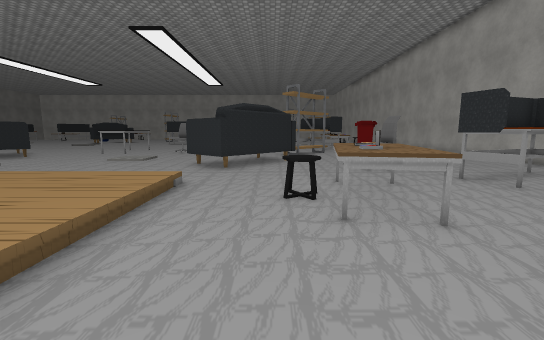
view 1 (above)

24 first-person views from a walk through a 3-D level made in the Unity game engine. The camera is 1.3 m above the floor, tilts 8° down and sees 90° across. The floor is counted in squares, 1 m on a side. Each view is taken from the middle of a square. On the plan, view 1 faces up. The plan holds only what a view shows up to about 13 squares ahead; the rest is blank. The place goes on beyond the plan. The player is left out. Some surface patterns are stand-ins.

view 2
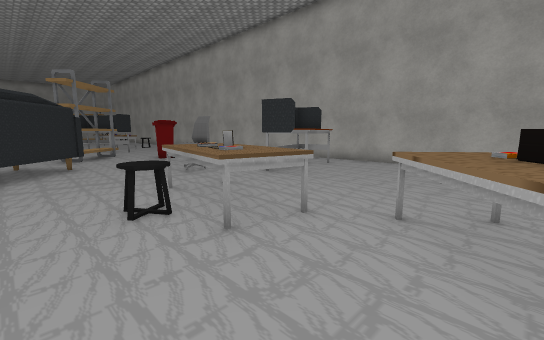

view 3
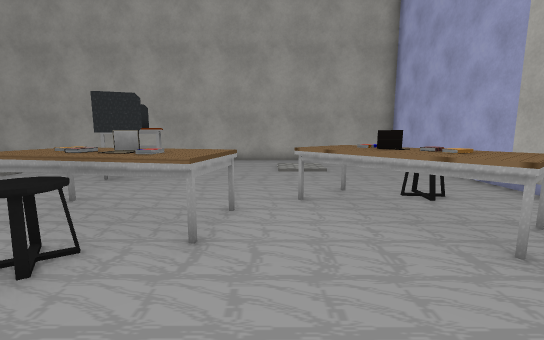

view 4
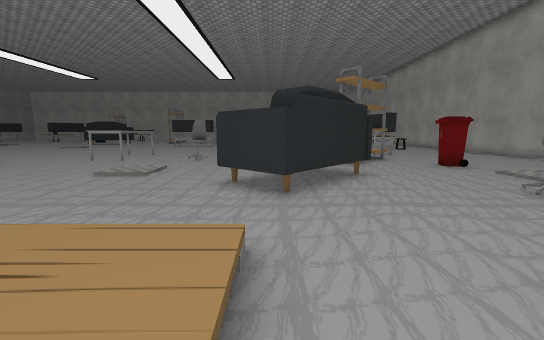

view 5
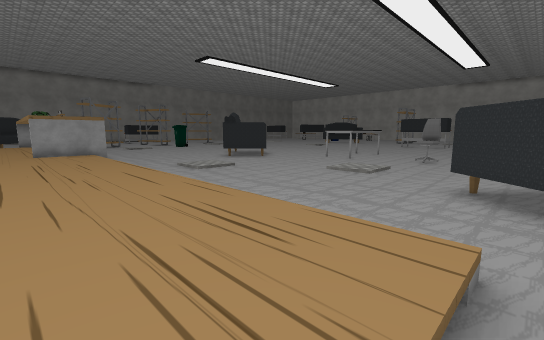

view 6
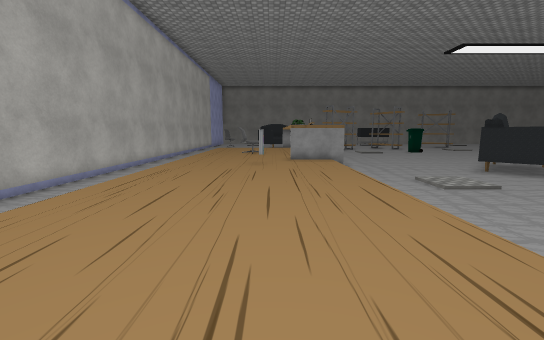

view 7
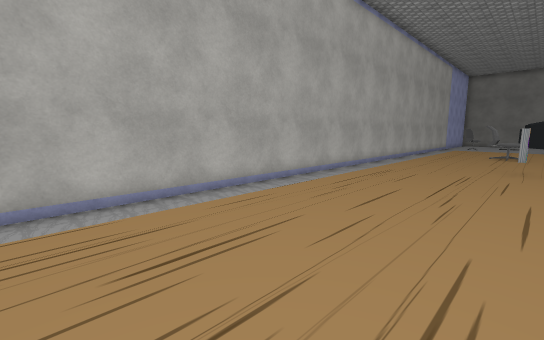

view 8
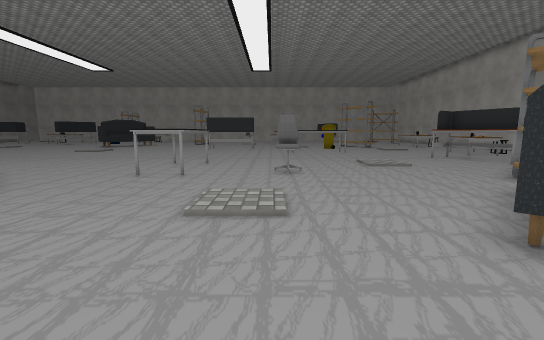

view 9
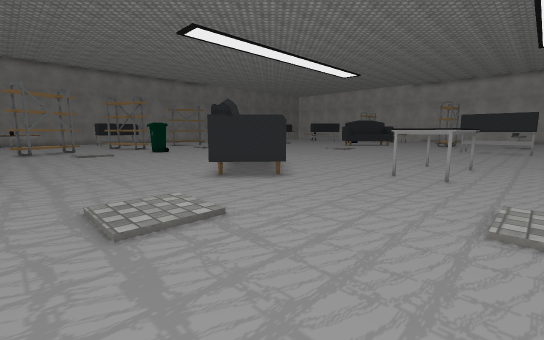

view 10
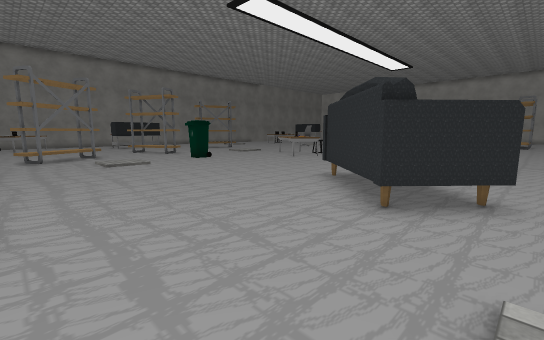

view 11
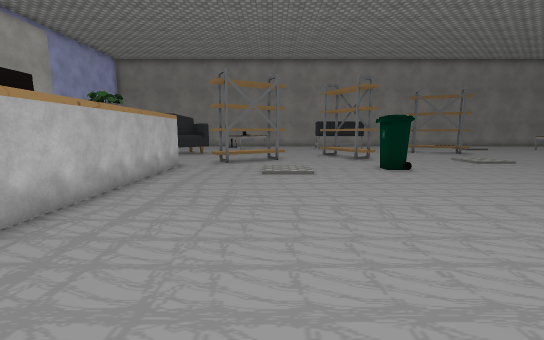

view 12
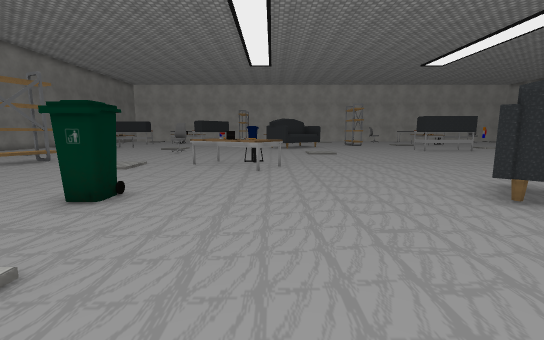

view 13
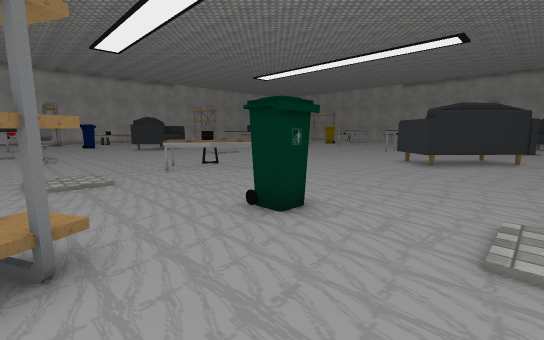

view 14
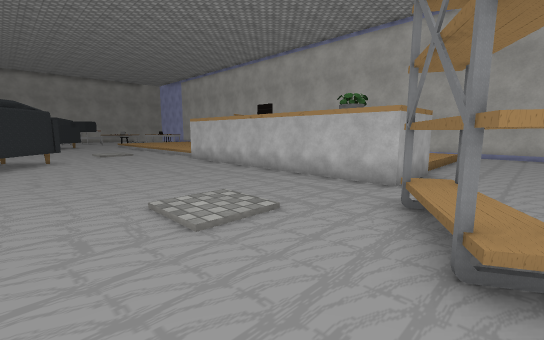

view 15
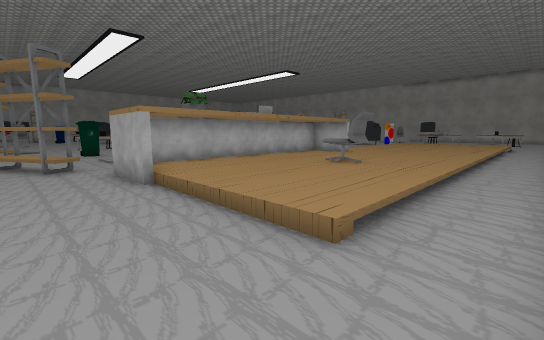

view 16
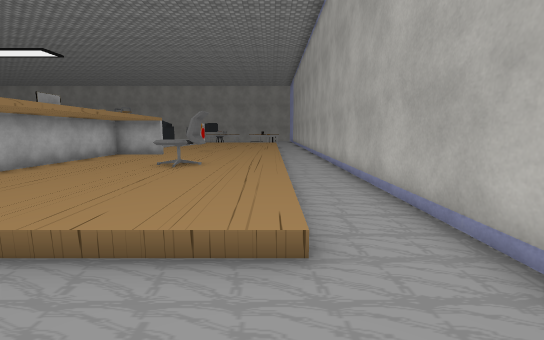

view 17
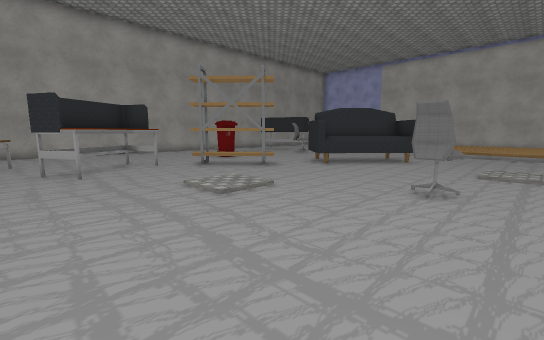

view 18
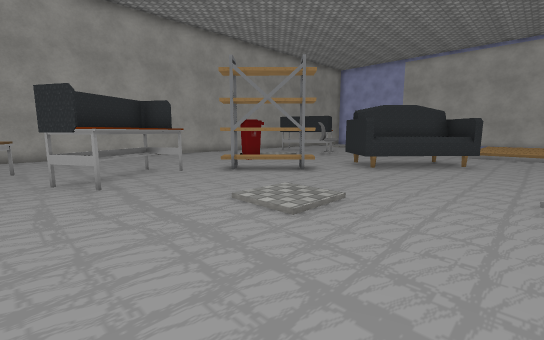

view 19
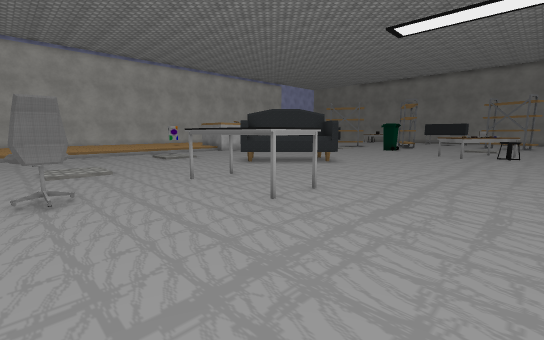

view 20
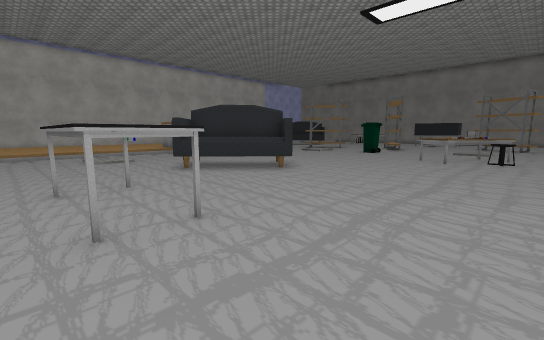

view 21
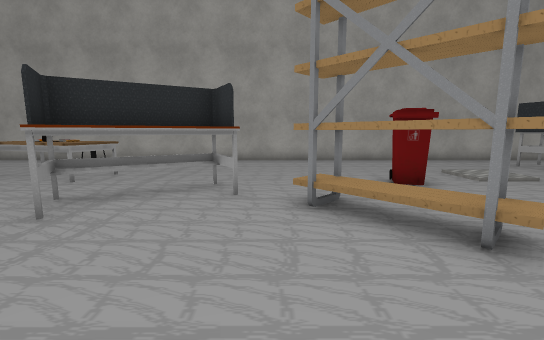

view 22
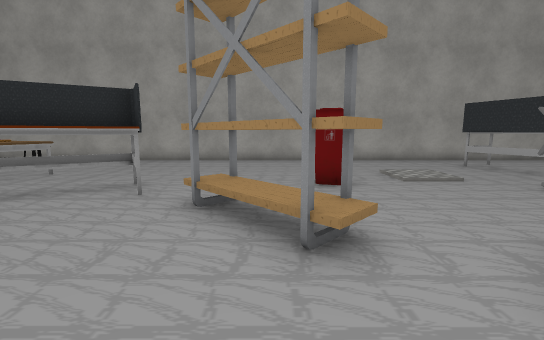

view 23
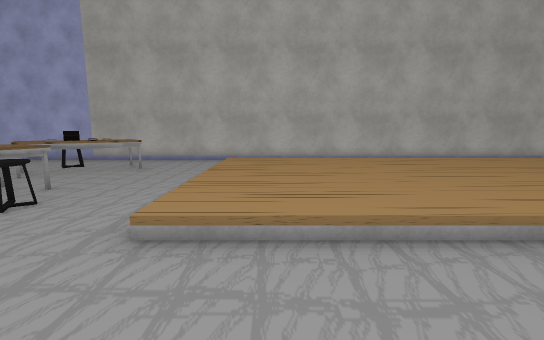

view 24
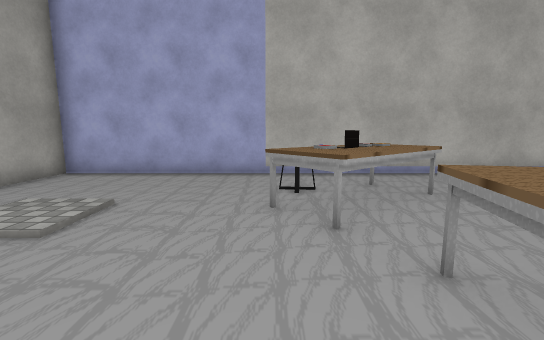

### Floor plan
Key: @ floor where view 1 was taken; # wall or solid block; . main floor; : floor 0.25 m higher than the main floor; / step, stairs or slope; S sofa; E desk; H shelf; B books; O other object.
Columns run from 28 left of view 1 to 11 right of it. Each row starts with its distance up from view 1.
 23 ...................... ..........EE....#
 22 .....EE.......................EE.......#
 21 ....EEEE......................EEE......#
 20 .....EEE.......................EEE.....#
 19 ......EE..........EE...........EEE.....#
 18 .................. E...................#
 17 .............S.... E..OO......HH.......#
 16 H..OO.......SS....EE...O.....HH........#
 15 H..OO......SSSSS.............H...O.....#
 14 ............SSSSS...........S...OO.....#
 13 .............SSS...........SS..........#
 12 ..............S...........SSSS.........#
 11 HH.......................SSSS..........#
 10 HH........................SS....O......#
  9 .HH.......................S....OO...E..#
  8 .H................................EEEE.#
  7 ...##########/////////////....EE.EEEE..#
  6 ...##########:::::::::::::...EEE..E....#
  5 ...##########:::::::::::::..EEEE.......#
  4 ...:::::::::::B:::::::::::...EEE.......#
  3 ...:::::OO::::::::::::::::.............#
  2 ...:::::O:::::::::::::::::....EEE......#
  1 ...:::::::::::::::::::::::...EEEE......#
  0 ...:::::::::::::::::::::::..@EEEE......#
 -1 ..............................E........#
 -2 .......................................#
 -3 ########################################

Positions as (right, up) in squares from view 1, and headings:
1: (0, 0), facing up
2: (-1, 1), facing up-right
3: (-2, 3), facing right
4: (-2, 4), facing up
5: (-2, 4), facing up-left
6: (-3, 4), facing left
7: (-3, 4), facing down-left
8: (-6, 8), facing up
9: (-7, 8), facing up-left
10: (-12, 8), facing up-left
11: (-15, 11), facing left
12: (-21, 10), facing up
13: (-28, 12), facing up-right
14: (-28, 14), facing down-right
15: (-28, -2), facing up-right
16: (-28, 0), facing right
17: (-7, 23), facing down-right
18: (-5, 23), facing down-right
19: (-5, 23), facing down-left
20: (-8, 23), facing down-left
21: (-2, 18), facing right
22: (-2, 16), facing right
23: (-4, 10), facing down
24: (4, 6), facing down
